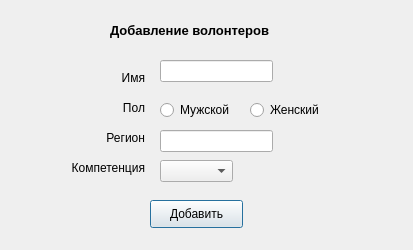
<?xml version="1.0" encoding="UTF-8"?>
<ui version="4.0">
 <class>InsertVolunteers</class>
 <widget class="QDialog" name="InsertVolunteers">
  <property name="geometry">
   <rect>
    <x>0</x>
    <y>0</y>
    <width>413</width>
    <height>250</height>
   </rect>
  </property>
  <property name="windowTitle">
   <string>Dialog</string>
  </property>
  <widget class="QLabel" name="NameLabel">
   <property name="geometry">
    <rect>
     <x>90</x>
     <y>70</y>
     <width>55</width>
     <height>16</height>
    </rect>
   </property>
   <property name="text">
    <string>Имя</string>
   </property>
   <property name="alignment">
    <set>Qt::AlignRight|Qt::AlignTrailing|Qt::AlignVCenter</set>
   </property>
  </widget>
  <widget class="QLabel" name="SexLabel">
   <property name="geometry">
    <rect>
     <x>90</x>
     <y>100</y>
     <width>55</width>
     <height>16</height>
    </rect>
   </property>
   <property name="text">
    <string>Пол</string>
   </property>
   <property name="alignment">
    <set>Qt::AlignRight|Qt::AlignTrailing|Qt::AlignVCenter</set>
   </property>
  </widget>
  <widget class="QLabel" name="RegionLabel">
   <property name="geometry">
    <rect>
     <x>90</x>
     <y>130</y>
     <width>55</width>
     <height>16</height>
    </rect>
   </property>
   <property name="text">
    <string>Регион</string>
   </property>
   <property name="alignment">
    <set>Qt::AlignRight|Qt::AlignTrailing|Qt::AlignVCenter</set>
   </property>
  </widget>
  <widget class="QLabel" name="CompetitionLabel">
   <property name="geometry">
    <rect>
     <x>64</x>
     <y>160</y>
     <width>81</width>
     <height>16</height>
    </rect>
   </property>
   <property name="text">
    <string>Компетенция</string>
   </property>
   <property name="alignment">
    <set>Qt::AlignRight|Qt::AlignTrailing|Qt::AlignVCenter</set>
   </property>
  </widget>
  <widget class="QLineEdit" name="NameEdit">
   <property name="geometry">
    <rect>
     <x>160</x>
     <y>60</y>
     <width>113</width>
     <height>22</height>
    </rect>
   </property>
  </widget>
  <widget class="QRadioButton" name="MaleRadioButton">
   <property name="geometry">
    <rect>
     <x>160</x>
     <y>100</y>
     <width>95</width>
     <height>20</height>
    </rect>
   </property>
   <property name="text">
    <string>Мужской</string>
   </property>
  </widget>
  <widget class="QRadioButton" name="FemaleRadioButton">
   <property name="geometry">
    <rect>
     <x>250</x>
     <y>100</y>
     <width>95</width>
     <height>20</height>
    </rect>
   </property>
   <property name="text">
    <string>Женский</string>
   </property>
  </widget>
  <widget class="QLineEdit" name="RegionEdit">
   <property name="geometry">
    <rect>
     <x>160</x>
     <y>130</y>
     <width>113</width>
     <height>22</height>
    </rect>
   </property>
  </widget>
  <widget class="QComboBox" name="CompetitionComboBox">
   <property name="geometry">
    <rect>
     <x>160</x>
     <y>160</y>
     <width>73</width>
     <height>22</height>
    </rect>
   </property>
  </widget>
  <widget class="QLabel" name="InsertLabel">
   <property name="geometry">
    <rect>
     <x>110</x>
     <y>20</y>
     <width>221</width>
     <height>21</height>
    </rect>
   </property>
   <property name="font">
    <font>
     <pointsize>10</pointsize>
     <weight>75</weight>
     <bold>true</bold>
    </font>
   </property>
   <property name="text">
    <string>Добавление волонтеров</string>
   </property>
  </widget>
  <widget class="QPushButton" name="InsertButton">
   <property name="geometry">
    <rect>
     <x>150</x>
     <y>200</y>
     <width>93</width>
     <height>28</height>
    </rect>
   </property>
   <property name="text">
    <string>Добавить</string>
   </property>
  </widget>
 </widget>
 <resources/>
 <connections/>
</ui>
